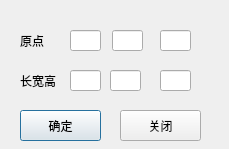
<?xml version="1.0" encoding="UTF-8"?>
<ui version="4.0">
 <class>Dialog</class>
 <widget class="QDialog" name="Dialog">
  <property name="geometry">
   <rect>
    <x>0</x>
    <y>0</y>
    <width>229</width>
    <height>149</height>
   </rect>
  </property>
  <property name="windowTitle">
   <string>Dialog</string>
  </property>
  <widget class="QPushButton" name="confirm">
   <property name="geometry">
    <rect>
     <x>20</x>
     <y>110</y>
     <width>81</width>
     <height>31</height>
    </rect>
   </property>
   <property name="text">
    <string>确定</string>
   </property>
  </widget>
  <widget class="QPushButton" name="cancel">
   <property name="geometry">
    <rect>
     <x>120</x>
     <y>110</y>
     <width>81</width>
     <height>31</height>
    </rect>
   </property>
   <property name="text">
    <string>关闭</string>
   </property>
  </widget>
  <widget class="QLabel" name="coord">
   <property name="geometry">
    <rect>
     <x>20</x>
     <y>30</y>
     <width>61</width>
     <height>21</height>
    </rect>
   </property>
   <property name="text">
    <string>原点</string>
   </property>
  </widget>
  <widget class="QLabel" name="cubesize">
   <property name="geometry">
    <rect>
     <x>20</x>
     <y>70</y>
     <width>61</width>
     <height>21</height>
    </rect>
   </property>
   <property name="text">
    <string>长宽高</string>
   </property>
  </widget>
  <widget class="QLineEdit" name="coordX">
   <property name="geometry">
    <rect>
     <x>70</x>
     <y>30</y>
     <width>31</width>
     <height>21</height>
    </rect>
   </property>
  </widget>
  <widget class="QLineEdit" name="coordY">
   <property name="geometry">
    <rect>
     <x>112</x>
     <y>30</y>
     <width>31</width>
     <height>21</height>
    </rect>
   </property>
  </widget>
  <widget class="QLineEdit" name="coordZ">
   <property name="geometry">
    <rect>
     <x>160</x>
     <y>30</y>
     <width>31</width>
     <height>21</height>
    </rect>
   </property>
  </widget>
  <widget class="QLineEdit" name="cubesizeZ">
   <property name="geometry">
    <rect>
     <x>160</x>
     <y>70</y>
     <width>31</width>
     <height>21</height>
    </rect>
   </property>
  </widget>
  <widget class="QLineEdit" name="cubesizeX">
   <property name="geometry">
    <rect>
     <x>70</x>
     <y>70</y>
     <width>31</width>
     <height>21</height>
    </rect>
   </property>
  </widget>
  <widget class="QLineEdit" name="cubesizeY">
   <property name="geometry">
    <rect>
     <x>110</x>
     <y>70</y>
     <width>31</width>
     <height>21</height>
    </rect>
   </property>
  </widget>
 </widget>
 <resources/>
 <connections/>
</ui>
